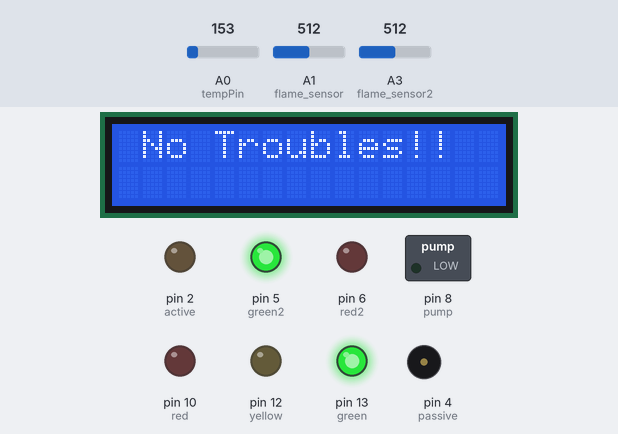
The sketch below on a simulated Arduino Uno, built with avr-gcc and run on an emulated ATmega328P. On the bench: 16×2 character LCD, switched loads named in the sketch (green lamp = pin HIGH), output pins drawn as LEDs (lit = HIGH), buzzer (waves = sounding). Dashed ring = blinking. The test bench sets the inputs (shaded band); at power-on: A1 (flame_sensor) = 512, A0 (tempPin) = 153, A3 (flame_sensor2) = 512. What the sketch prints to the serial monitor is not drawn.

Above: at 1.2 s.
1.3 s: A1 (flame_sensor) set to 355
4.3 s: A1 (flame_sensor) set to 332
At 4.43 s:
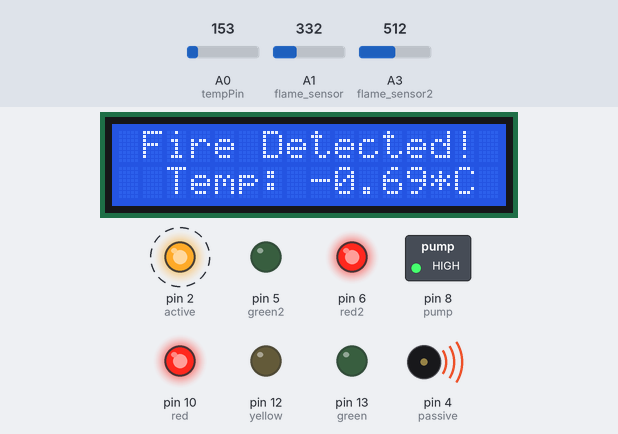
6.3 s: A0 (tempPin) set to 172
At 7.29 s:
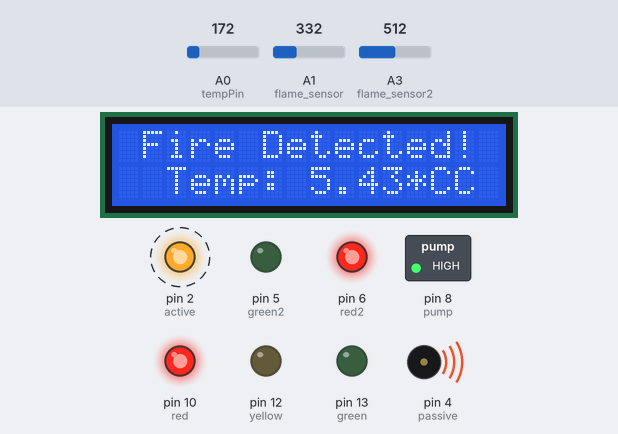
9.1 s: A1 (flame_sensor) set to 716
At 9.97 s:
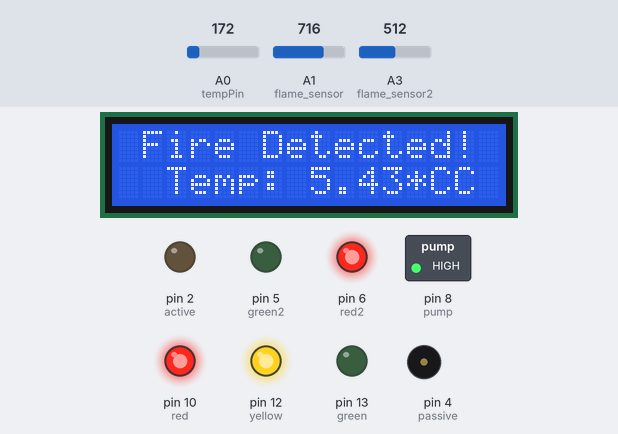
12.1 s: A3 (flame_sensor2) set to 360
13.6 s: A3 (flame_sensor2) set to 329
At 13.88 s:
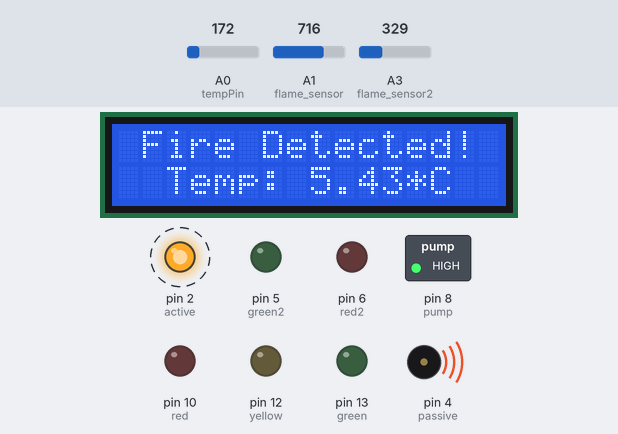
Timing chart, 0 to 16.1 s (numbered marks = the images above; inputs shaded):
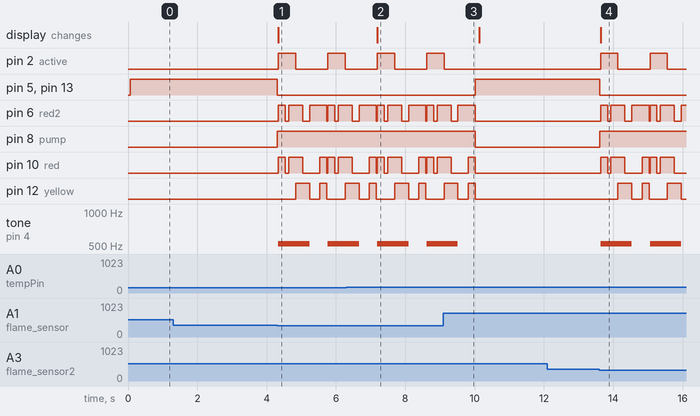

Measured:
- the behaviour switches between 342 and 341 on A1 (flame_sensor) (found by bisection; images 0 and 1)
- the behaviour switches between 155 and 156 on A0 (tempPin) (found by bisection; images 1 and 2)
- the behaviour switches between 342 and 341 on A3 (flame_sensor2) (found by bisection; images 3 and 4)
- after the input at 1.3 s, every drawn part: stays the same
- after the input at 4.3 s, pin 2 (active): alternates HIGH for 0.50 s and LOW for 0.93 s, starting at once; pin 5 (green2): HIGH → LOW at once
- after the input at 6.3 s, the display: changes after 0.89 s (image 2)
- after the input at 9.1 s, pin 2 (active): goes on until 9.1 s, then stays LOW; pin 5 (green2), pin 13 (green): LOW → HIGH after 0.92 s; pin 6 (red2), pin 10 (red), pin 12 (yellow): goes on until 10.0 s, then stays LOW; pin 8 (pump): HIGH → LOW after 0.92 s; tone on pin 4 (passive): goes on until 9.5 s, then stays silent
- after the input at 12.1 s, every drawn part: stays the same
- after the input at 13.6 s, pin 2 (active): alternates HIGH for 0.50 s and LOW for 0.93 s, starting at once; pin 5 (green2): HIGH → LOW at once

The sketch:

fire-alarm.ino
```cpp
//Arduino uno code for fire alarm System written by Helen Okereke

#include <LiquidCrystal_I2C.h>

//initializing the buzzer pins
int active = 2;
int passive = 4;

//initializing the buzzer tone rythm frequency
int hd = 1012;
int d = 524;

//initializing the alarm blink light pins
int red = 10;
int yellow = 12;
int green = 13;
int red2 = 6;
int green2 = 5;

//initializing the temperature pin and temperature variable
float temp;
int tempPin = 0;

//initializing the two flame sensors
int flame_sensor = A1 ;
int flame_detected ;

int flame_sensor2 = A3 ;
int flame2_detected ;

//initializing the water pump
int pump = 8;

// set the LCD address to 0x27 for a 16 chars and 2 line
LiquidCrystal_I2C lcd(0x27,16,2);

#define aref_voltage 3.3
void setup() {
  // put your setup code here, to run once:
  //setting up the sensors and actuators
  pinMode(active, OUTPUT);
  pinMode(passive, OUTPUT);
  pinMode(flame_sensor, INPUT);
  pinMode(flame_sensor2, INPUT) ;
  pinMode(green, OUTPUT);
  pinMode(red, OUTPUT);
  pinMode(green2, OUTPUT);
  pinMode(red2, OUTPUT);
  pinMode(yellow, OUTPUT);
  pinMode(pump, OUTPUT);
  pinMode(tempPin, INPUT) ;

  // setting up the lcd display
  lcd.init();
  lcd.clear();
  lcd.backlight();
  analogReference(EXTERNAL);

  // setting up the arduino serial Monitor
  Serial.begin(9600);

}

void loop() {
  // getting the value of flame sensor 1
  int analogread_flame1 = analogRead(flame_sensor);
  flame_detected = map(analogread_flame1, 0, 1024, 0, 3);


  //getting the value of flame sensor 2
  int analogread_flame = analogRead(flame_sensor2);
  flame2_detected = map(analogread_flame, 0, 1024, 0, 3);

  //printing the values of the flame sensors in the serial Monitor
  Serial.println(flame2_detected);
  Serial.println(flame_detected);


  //turn the green led off, alarm and pump on when fire is detected
  if ((flame_detected == 0) || (flame2_detected == 0))
  {
    digitalWrite(green, LOW);
    digitalWrite(green2, LOW);
    digitalWrite(pump, HIGH);
    alarm();
  }

  else{
    // reading the temprature of the house to get the state of fire
    int reading = analogRead(tempPin);

  // Convert that reading into voltage
  float voltage = reading * (aref_voltage / 1024.0);

  // Convert the voltage into the temperature in Celsius
  temp = (voltage - 0.5) * 100;
    digitalWrite(pump, LOW);
    digitalWrite(green, HIGH);
    digitalWrite(green2, HIGH);
    lcd.clear();
    lcd.setCursor(1,0);
    lcd.print("No Troubles!!");
  }

}

//the buzzer beeping function
void alarm(){
  int reading = analogRead(tempPin);

  // Convert that reading into voltage
  float voltage = reading * (aref_voltage / 1024.0);

  // Convert the voltage into the temperature in Celsius
  temp = (voltage - 0.5) * 100;

  lcd.setCursor(1,0);
  lcd.print("Fire Detected!");
  lcd.setCursor(2,1);
  lcd.print("Temp: ");
  lcd.print(temp);
  lcd.print("*C");

  digitalWrite(active, HIGH);
  tone(passive, d, 900);
  digitalWrite(red, HIGH);
  digitalWrite(red2, HIGH);
  delay(200);
  digitalWrite(red, LOW);
  digitalWrite(red2, LOW);
  delay(100);
  digitalWrite(red, HIGH);
  digitalWrite(red2, HIGH);
  delay(200);
  digitalWrite(red, LOW);
  digitalWrite(red2, LOW);

  digitalWrite(active, LOW);

  digitalWrite(yellow, HIGH);
  digitalWrite(red, HIGH);
  digitalWrite(red2, HIGH);
  delay(200);
  digitalWrite(red, LOW);
  digitalWrite(red2, LOW);
  delay(200);
  digitalWrite(yellow, LOW);
  digitalWrite(red2, HIGH);
  delay(300);
  digitalWrite(red, HIGH);
  digitalWrite(red2, HIGH);
  digitalWrite(yellow, HIGH);
  delay(200);
  digitalWrite(red, LOW);
  digitalWrite(red2, LOW);
  digitalWrite(yellow, LOW);

}
```
